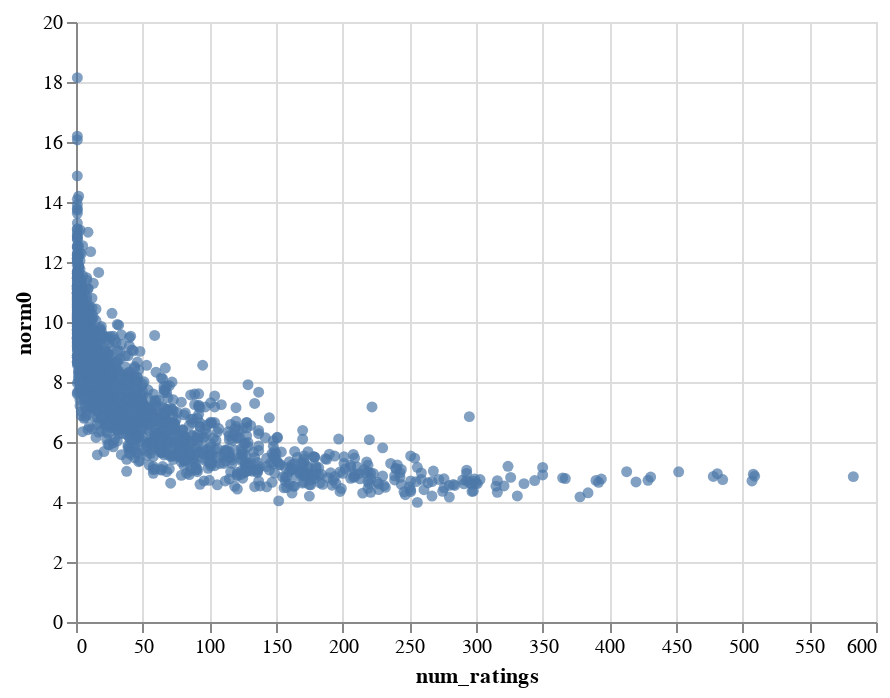

Notebook source saved alongside this figure:
### Code cell
movie_embedding_norm([softmax_model])

### Figure 1 — Vega-Lite specification as saved in the notebook (floating-point values rounded to 4 significant figures; data arrays with more than 128 entries replaced by an {"elided": "..."} marker saying what was removed)
{"config": {"view": {"continuousWidth": 400, "continuousHeight": 300}}, "hconcat": [{"layer": [{"mark": "circle", "encoding": {"color": {"condition": {"value": "#4c78a8", "selection": "selector009"}, "value": "lightgray"}, "x": {"type": "quantitative", "field": "num_ratings"}, "y": {"type": "quantitative", "field": "norm0"}}, "selection": {"selector010": {"type": "single", "encodings": ["x", "y"], "on": "mouseover", "nearest": true, "empty": "none"}, "selector009": {"type": "interval"}}}, {"mark": {"type": "text", "align": "center", "dx": 5, "dy": -5}, "encoding": {"text": {"condition": {"type": "nominal", "field": "title", "selection": "selector010"}, "value": ""}, "x": {"type": "quantitative", "field": "num_ratings"}, "y": {"type": "quantitative", "field": "norm0"}}}]}], "data": {"name": "data-8b7605ab23fc127911ef2793386687a2"}, "$schema": "https://vega.github.io/schema/vega-lite/v4.8.1.json", "datasets": {"data-8b7605ab23fc127911ef2793386687a2": {"elided": "1682 records"}}}
